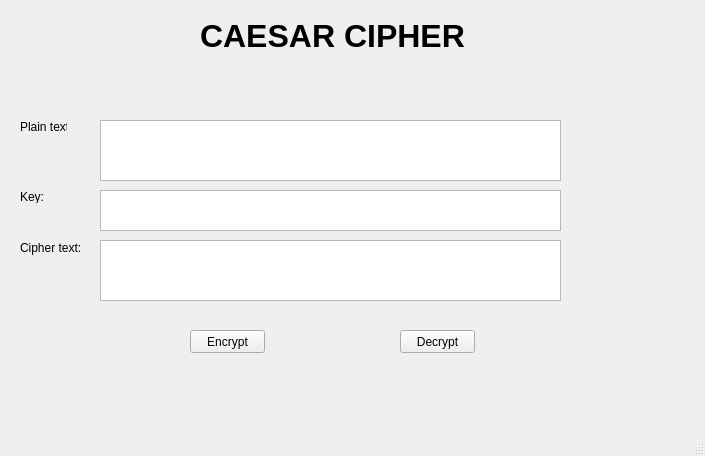
<?xml version="1.0" encoding="UTF-8"?>
<ui version="4.0">
 <class>MainWindow</class>
 <widget class="QMainWindow" name="MainWindow">
  <property name="geometry">
   <rect>
    <x>0</x>
    <y>0</y>
    <width>705</width>
    <height>456</height>
   </rect>
  </property>
  <property name="windowTitle">
   <string>MainWindow</string>
  </property>
  <widget class="QWidget" name="centralwidget">
   <widget class="QLabel" name="label">
    <property name="geometry">
     <rect>
      <x>200</x>
      <y>10</y>
      <width>350</width>
      <height>51</height>
     </rect>
    </property>
    <property name="font">
     <font>
      <pointsize>24</pointsize>
      <weight>75</weight>
      <bold>true</bold>
     </font>
    </property>
    <property name="text">
     <string>CAESAR CIPHER</string>
    </property>
   </widget>
   <widget class="QLabel" name="plain_text">
    <property name="geometry">
     <rect>
      <x>20</x>
      <y>120</y>
      <width>47</width>
      <height>13</height>
     </rect>
    </property>
    <property name="text">
     <string>Plain text:</string>
    </property>
   </widget>
   <widget class="QLabel" name="key">
    <property name="geometry">
     <rect>
      <x>20</x>
      <y>190</y>
      <width>47</width>
      <height>13</height>
     </rect>
    </property>
    <property name="text">
     <string>Key:</string>
    </property>
   </widget>
   <widget class="QLabel" name="label_2">
    <property name="geometry">
     <rect>
      <x>20</x>
      <y>240</y>
      <width>61</width>
      <height>16</height>
     </rect>
    </property>
    <property name="text">
     <string>Cipher text:</string>
    </property>
   </widget>
   <widget class="QPushButton" name="btn_encrypt">
    <property name="geometry">
     <rect>
      <x>190</x>
      <y>330</y>
      <width>75</width>
      <height>23</height>
     </rect>
    </property>
    <property name="text">
     <string>Encrypt</string>
    </property>
   </widget>
   <widget class="QPushButton" name="btn_decrypt">
    <property name="geometry">
     <rect>
      <x>400</x>
      <y>330</y>
      <width>75</width>
      <height>23</height>
     </rect>
    </property>
    <property name="text">
     <string>Decrypt</string>
    </property>
   </widget>
   <widget class="QPlainTextEdit" name="txt_plain_text">
    <property name="geometry">
     <rect>
      <x>100</x>
      <y>120</y>
      <width>461</width>
      <height>61</height>
     </rect>
    </property>
   </widget>
   <widget class="QPlainTextEdit" name="txt_cipher_text">
    <property name="geometry">
     <rect>
      <x>100</x>
      <y>240</y>
      <width>461</width>
      <height>61</height>
     </rect>
    </property>
   </widget>
   <widget class="QPlainTextEdit" name="txt_key">
    <property name="geometry">
     <rect>
      <x>100</x>
      <y>190</y>
      <width>461</width>
      <height>41</height>
     </rect>
    </property>
   </widget>
   <widget class="QLabel" name="label_3">
    <property name="geometry">
     <rect>
      <x>150</x>
      <y>60</y>
      <width>351</width>
      <height>51</height>
     </rect>
    </property>
    <property name="font">
     <font>
      <pointsize>16</pointsize>
      <weight>75</weight>
      <bold>true</bold>
     </font>
    </property>
    <property name="text">
     <string></string>
    </property>
   </widget>
  </widget>
  <widget class="QMenuBar" name="menubar">
   <property name="geometry">
    <rect>
     <x>0</x>
     <y>0</y>
     <width>705</width>
     <height>21</height>
    </rect>
   </property>
  </widget>
  <widget class="QStatusBar" name="statusbar"/>
 </widget>
 <resources/>
 <connections/>
</ui>
